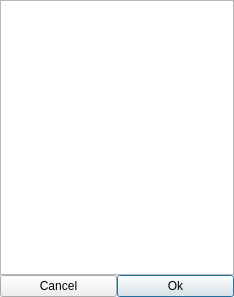
<?xml version="1.0" encoding="UTF-8"?>
<ui version="4.0">
 <class>VstShellSelect</class>
 <widget class="QWidget" name="VstShellSelect">
  <property name="windowModality">
   <enum>Qt::ApplicationModal</enum>
  </property>
  <property name="geometry">
   <rect>
    <x>0</x>
    <y>0</y>
    <width>234</width>
    <height>297</height>
   </rect>
  </property>
  <property name="windowTitle">
   <string>VstShell</string>
  </property>
  <property name="locale">
   <locale language="English" country="UnitedStates"/>
  </property>
  <layout class="QGridLayout" name="gridLayout">
   <property name="margin">
    <number>0</number>
   </property>
   <property name="spacing">
    <number>0</number>
   </property>
   <item row="0" column="0" colspan="2">
    <widget class="QListWidget" name="listPlugins">
     <property name="uniformItemSizes">
      <bool>true</bool>
     </property>
    </widget>
   </item>
   <item row="1" column="0">
    <widget class="QPushButton" name="buttonCancel">
     <property name="text">
      <string>Cancel</string>
     </property>
    </widget>
   </item>
   <item row="1" column="1">
    <widget class="QPushButton" name="buttonOk">
     <property name="text">
      <string>Ok</string>
     </property>
     <property name="default">
      <bool>true</bool>
     </property>
    </widget>
   </item>
  </layout>
 </widget>
 <resources/>
 <connections>
  <connection>
   <sender>listPlugins</sender>
   <signal>itemActivated(QListWidgetItem*)</signal>
   <receiver>buttonOk</receiver>
   <slot>click()</slot>
   <hints>
    <hint type="sourcelabel">
     <x>116</x>
     <y>136</y>
    </hint>
    <hint type="destinationlabel">
     <x>175</x>
     <y>285</y>
    </hint>
   </hints>
  </connection>
 </connections>
</ui>
